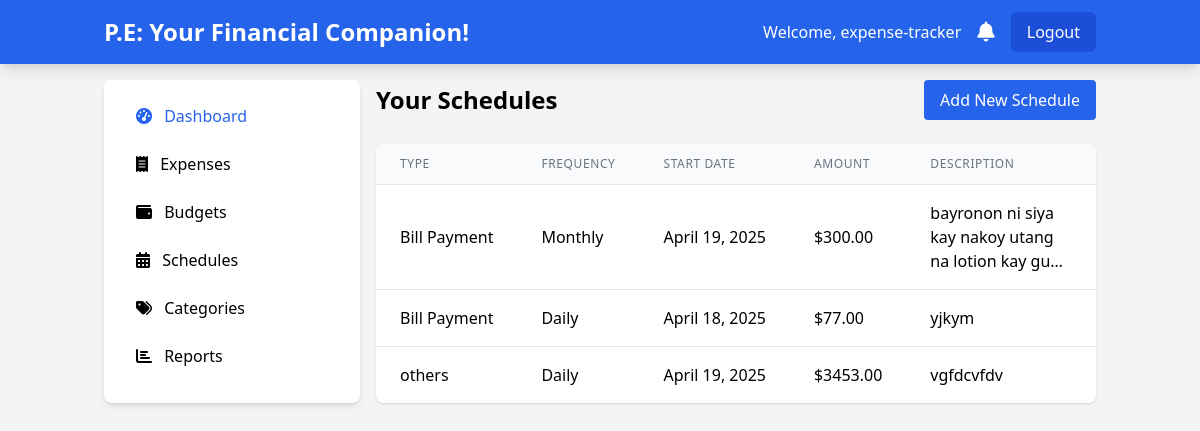
The page /schedules/ (signed in) on the database its author committed.
### expenses/models.py (models this page shows, shortened)
class Schedule(models.Model):
    REMINDER_TYPE_CHOICES = [
        ('bill_payment', 'Bill Payment'),
        ('saving_goals', 'Saving Goals'),
        ('expenses_entry', 'Expenses Entry'),
        ('others', 'others'),
    ]
    FREQUENCY_CHOICES = [
        ('daily', 'Daily'),
        ('weekly', 'Weekly'),
        ('monthly', 'Monthly'),
    ]
    user = models.ForeignKey(User, on_delete=models.CASCADE)
    reminder_type = models.CharField(max_length=20, choices=REMINDER_TYPE_CHOICES)
    frequency = models.CharField(max_length=10, choices=FREQUENCY_CHOICES)
    start_date = models.DateField()
    end_date = models.DateField(null=True, blank=True)
    amount = models.DecimalField(max_digits=10, decimal_places=2, null=True, blank=True)
    description = models.TextField(blank=True)

### expenses/views.py (the view)
# urls.py: path('schedules/', views.schedules_list, name='schedules_list'),
@login_required
def schedules_list(request):
    schedules = Schedule.objects.filter(user=request.user)
    return render(request, 'expenses/schedules_list.html', {'schedules': schedules})

### expenses/templates/expenses/schedules_list.html
{% extends "expenses/base.html" %}
{% block content %}
<div class="max-w-6xl mx-auto">
    <div class="flex justify-between items-center mb-6">
        <h1 class="text-2xl font-bold">Your Schedules</h1>
        <a href="{% url 'add_schedule' %}" class="bg-blue-600 hover:bg-blue-700 text-white px-4 py-2 rounded">
            Add New Schedule
        </a>
    </div>
    <div class="bg-white rounded-lg shadow overflow-hidden">
        <table class="min-w-full divide-y divide-gray-200">
            <thead class="bg-gray-50">
                <tr>
                    <th class="px-6 py-3 text-left text-xs font-medium text-gray-500 uppercase tracking-wider">Type</th>
                    <th class="px-6 py-3 text-left text-xs font-medium text-gray-500 uppercase tracking-wider">Frequency</th>
                    <th class="px-6 py-3 text-left text-xs font-medium text-gray-500 uppercase tracking-wider">Start Date</th>
                    <th class="px-6 py-3 text-left text-xs font-medium text-gray-500 uppercase tracking-wider">Amount</th>
                    <th class="px-6 py-3 text-left text-xs font-medium text-gray-500 uppercase tracking-wider">Description</th>
                </tr>
            </thead>
            <tbody class="bg-white divide-y divide-gray-200">
                {% for schedule in schedules %}
                <tr>
                    <td class="px-6 py-4 whitespace-nowrap">{{ schedule.get_reminder_type_display }}</td>
                    <td class="px-6 py-4 whitespace-nowrap">{{ schedule.get_frequency_display }}</td>
                    <td class="px-6 py-4 whitespace-nowrap">{{ schedule.start_date }}</td>
                    <td class="px-6 py-4 whitespace-nowrap">{% if schedule.amount %}${{ schedule.amount|floatformat:2 }}{% else %}-{% endif %}</td>
                    <td class="px-6 py-4">{{ schedule.description|truncatechars:50|default:"-" }}</td>
                </tr>
                {% empty %}
                <tr>
                    <td colspan="5" class="px-6 py-4 text-center text-gray-500">No schedules set yet.</td>
                </tr>
                {% endfor %}
            </tbody>
        </table>
    </div>
</div>
{% endblock %}

### expenses/templates/expenses/base.html (shortened to what this page needs)
<!DOCTYPE html>
<html lang="en">
<head>
    <script src="https://cdn.tailwindcss.com"></script>
    <link href="https://cdnjs.cloudflare.com/ajax/libs/font-awesome/6.0.0-beta3/css/all.min.css" rel="stylesheet">
</head>
<body class="bg-gray-100">
    <nav class="bg-blue-600 text-white shadow-lg">
        <div class="container mx-auto px-4 py-3 flex justify-between items-center">
            {% if user.is_authenticated %}
            <a href="{% url 'dashboard' %}" class="text-2xl font-bold">P.E: Your Financial Companion!</a>
            {% endif %}
            {% if user.is_authenticated %}
            <div class="flex items-center space-x-4">
                <span class="hidden md:inline">Welcome, {{ user.username }}</span>
                <a href="{% url 'notifications_list' %}" class="relative">
                    <i class="fas fa-bell text-xl"></i>
                </a>
                <a href="{% url 'logout' %}" class="bg-blue-700 hover:bg-blue-800 px-4 py-2 rounded-md">Logout</a>
            </div>
            {% else %}
            <div>
                <a href="{% url 'login' %}" class="bg-blue-700 hover:bg-blue-800 px-4 py-2 rounded-md mr-2">Login</a>
                <a href="{% url 'register' %}" class="bg-green-600 hover:bg-green-700 px-4 py-2 rounded-md">Sign Up</a>
            </div>
            {% endif %}
        </div>
    </nav>
    {% if user.is_authenticated %}
    <div class="container mx-auto px-4 py-4 flex">
        <aside class="w-64 bg-white rounded-lg shadow-md p-4 mr-4 hidden md:block">
            <ul class="space-y-2">
                <li>
                    <a href="{% url 'dashboard' %}" class="block px-4 py-2 rounded hover:bg-blue-100 text-blue-600">
                        <i class="fas fa-tachometer-alt mr-2"></i> Dashboard
                    </a>
                </li>
                <li>
                    <a href="{% url 'expenses_list' %}" class="block px-4 py-2 rounded hover:bg-blue-100">
                        <i class="fas fa-receipt mr-2"></i> Expenses
                    </a>
                </li>
                <li>
                    <a href="{% url 'budgets_list' %}" class="block px-4 py-2 rounded hover:bg-blue-100">
                        <i class="fas fa-wallet mr-2"></i> Budgets
                    </a>
                </li>
                <li>
                    <a href="{% url 'schedules_list' %}" class="block px-4 py-2 rounded hover:bg-blue-100">
                        <i class="fas fa-calendar-alt mr-2"></i> Schedules
                    </a>
                </li>
                <li>
                    <a href="{% url 'categories_list' %}" class="block px-4 py-2 rounded hover:bg-blue-100">
                        <i class="fas fa-tags mr-2"></i> Categories
                    </a>
                </li>
                <li>
                    <a href="{% url 'reports' %}" class="block px-4 py-2 rounded hover:bg-blue-100">
                        <i class="fas fa-chart-bar mr-2"></i> Reports
                    </a>
                </li>
            </ul>
        </aside>
        {% endif %}
        <main class="flex-1">
            {% block content %}{% endblock %}
        </main>
    </div>
</body>
</html>

### rows shown on the page
Schedule: reminder_type "Bill Payment", frequency "Monthly", start_date "April 19, 2025", amount "300.00", description "bayronon ni siya kay nakoy utang na lotion kay gu…"
Schedule: reminder_type "Bill Payment", frequency "Daily", start_date "April 18, 2025", amount "77.00", description "yjkym"
Schedule: reminder_type "others", frequency "Daily", start_date "April 19, 2025", amount "3453.00", description "vgfdcvfdv"

### other values the page prints
{{ user.username }} "expense-tracker"
